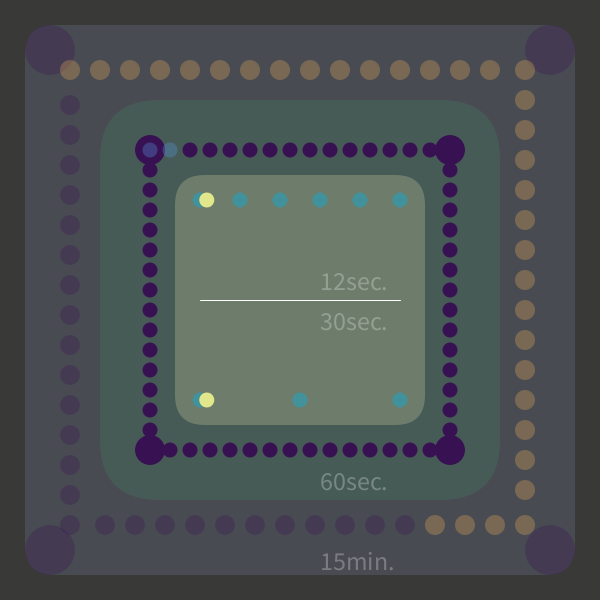
Frame 1 (no input)
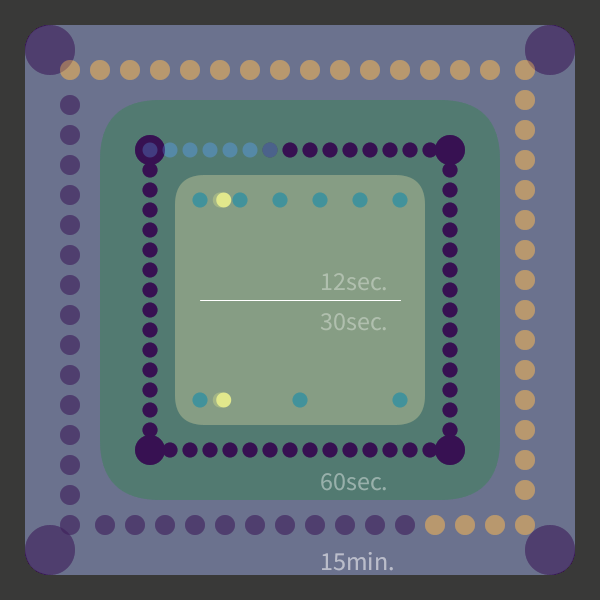
Frame 60 (the mouse pressed at the canvas centre just before this capture)
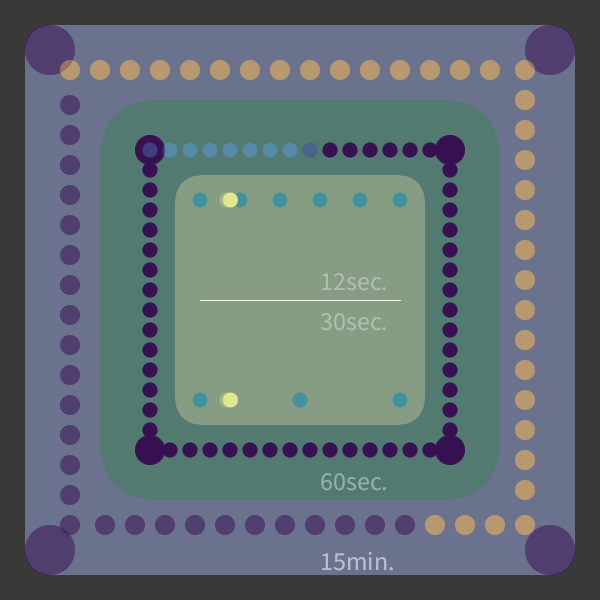
Frame 120 (the mouse held since frame 60 and released just before this capture)

The Processing sketch that drew these frames (run headless with seeded random() and noise(); from frame 60 on, the mouse is pressed at the canvas centre):

// Processing sketch: processing_116747
// ── processing_116747.pde

//CLOCK
//Test 009 [Date:20131021] Wayne Lin
//e-mail:ration.Lin@gmail.com
//N76014045 林瑞勛

//抽象時鐘
//內層可判斷秒數，分為12秒單位、30秒單位.
//中層跑一圈1分鐘，外層跑一圈60分鐘，1小時.


int s = second();
int m = minute();
int h = hour();


void setup() {

  size(600, 600);
  background(57, 57, 56);
  smooth();
  colorMode(RGB);
  frameRate(30);
  s = 0;
}

void draw() {


  s = second();
  m = minute();
  h = hour();
  println(s+" sec");//顯示資訊
  println(m+" min");
  println(h+" hr");

  drawRect();
  drawEllipse();
  //drawEllipseMinuteMine();
}


void drawRect() {

  rectMode(CENTER);
  noStroke();

  fill(109, 116, 142, 80);
  rect(300, 300, 550, 550, 30);//hour
  fill(64, 126, 93, 80);
  rect(300, 300, 400, 400, 60);//min
  fill(195, 198, 154, 80);
  rect(300, 300, 250, 250, 30);//sec
  //Line
  stroke(255);
  strokeWeight(1);
  line(200, 300, 400, 300);
  //Text
  fill(250, 250, 250, 70);
  textSize(26);
  text("12sec.", 320, 290); 
  text("30sec.", 320, 330);
  textSize(26);
  text("60sec.", 320, 490);
  text("15min.", 320, 570);
}

/*void drawEllipseMinuteMine() {//Unit 12min  
 
 }*/

void drawEllipse() {
  noStroke();
  //Second
  fill(66, 146, 155);//Unit 12s//TOP  
  ellipse(200, 200, 15, 15);//0sec
  ellipse(240, 200, 15, 15);//12sec
  ellipse(280, 200, 15, 15);//24sec
  ellipse(320, 200, 15, 15);//36sec
  ellipse(360, 200, 15, 15);//48sec
  ellipse(400, 200, 15, 15);//60sec

  fill(66, 146, 155);//Unit 30s//DOWN
  ellipse(400, 400, 15, 15);//0sec
  ellipse(300, 400, 15, 15);//30sec
  ellipse(200, 400, 15, 15);//60sec

  //Minute
  fill(55, 17, 82);//Unit 12min  
  ellipse(150, 150, 30, 30);
  ellipse(450, 150, 30, 30);
  ellipse(450, 450, 30, 30);
  ellipse(150, 450, 30, 30);

  //Hour
  fill(55, 17, 82, 70);//Unit 6hr  
  ellipse(50, 50, 50, 50);
  ellipse(550, 50, 50, 50);
  ellipse(550, 550, 50, 50);
  ellipse(50, 550, 50, 50);




  int PosX = 200;
  int PosY = 200;
  int PosXr = 400;
  int PosYr = PosY;

  pushMatrix();
  fill(225, 232, 140); 

  ellipse(PosX+PosX*(s*1.0000f/59), PosY, 15, 15);//sec

  translate((PosXr-PosX)*(s*1.0000f/59), (PosY));

  ellipse(PosX, PosY, 15, 15);//sec

  popMatrix();



  //Second
  for (int i = 0; i<15; i++) {
    noStroke();
    if (i < (s)) {
      fill(88, 153, 230, 80);
    }
    else {
      fill(55, 17, 82);
    }
    ellipse(PosX-50 + (i*20), (PosY-50), 15, 15);
  }

  for (int i = 15; i<30; i++) {

    if (i < (s)) {
      fill(88, 153, 230, 80);
    }
    else {
      fill(55, 17, 82);
    }
    ellipse(PosX+250, (PosY-50)-300+ (i*20), 15, 15);
  }

  for (int i = 30; i<45; i++) {

    if (i < (s)) {
      fill(88, 153, 230, 80);
    }
    else {
      fill(55, 17, 82);
    }
    ellipse(-150-(i*20)+1200, 450, 15, 15);
  }

  for (int i = 45; i<60; i++) {

    if (i < (s)) {
      fill(88, 153, 230, 80);
    }
    else {
      fill(55, 17, 82);
    }
    ellipse(150, -150-(i*20)+1500, 15, 15);
  }


  //noFill();
  //stroke(255);
  //strokeWeight(2);
  //rect(300, 300, 420, 420);

  //ellipse();

  //noStroke();
  
  //Minute
  for (int i = 0; i<15; i++) {
    if (i < m) {
      fill(247, 183, 85, 70);
    }
    else {
      fill(55, 17, 82, 70);
    }
    //ellipse(70, 70, 30, 30);
    ellipse(70+(i*30) , 70, 20, 20);
  }
  for (int i = 15; i<30; i++) {
    if (i < m) {
      fill(247, 183, 85, 70);
    }
    else {
      fill(55, 17, 82, 70);
    }
    ellipse(525, 70+(i*30)-450, 20, 20);
  }
  
  for (int i = 30; i<45; i++) {
    if (i < m) {
      fill(247, 183, 85, 70);
    }
    else {
      fill(55, 17, 82, 70);
    }
    ellipse(525-(i*30)+900, 525, 20, 20);
  }

  for (int i = 45; i<60; i++) {

    if (i < m) {
      fill(247, 183, 85, 70);
    }
    else {
      fill(55, 17, 82, 70);
    }
    ellipse(70, 525-(i*30)+1350, 20, 20);
  }
}

/*void drawEllipseMinuteMine() {//Unit 12min  
  fill(88, 153, 230, 80);
  ellipse(200, 150, 30, 30);//Top
  ellipse(250, 150, 30, 30);
  ellipse(300, 150, 30, 30);
  ellipse(350, 150, 30, 30);
  ellipse(400, 150, 30, 30);

  ellipse(450, 200, 30, 30);//Right
  ellipse(450, 250, 30, 30);
  ellipse(450, 300, 30, 30);
  ellipse(450, 350, 30, 30);
  ellipse(450, 400, 30, 30);

  ellipse(400, 450, 30, 30);//Down
  ellipse(350, 450, 30, 30);
  ellipse(300, 450, 30, 30);
  ellipse(250, 450, 30, 30);
  ellipse(200, 450, 30, 30);

  ellipse(150, 400, 30, 30);//Left
  ellipse(150, 350, 30, 30);
  ellipse(150, 300, 30, 30);
  ellipse(150, 250, 30, 30);
  ellipse(150, 200, 30, 30);
}*/
